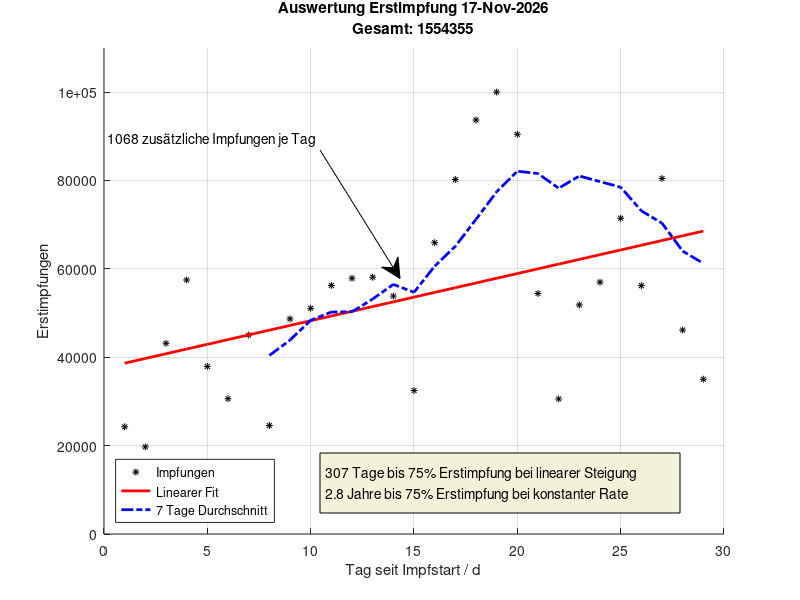
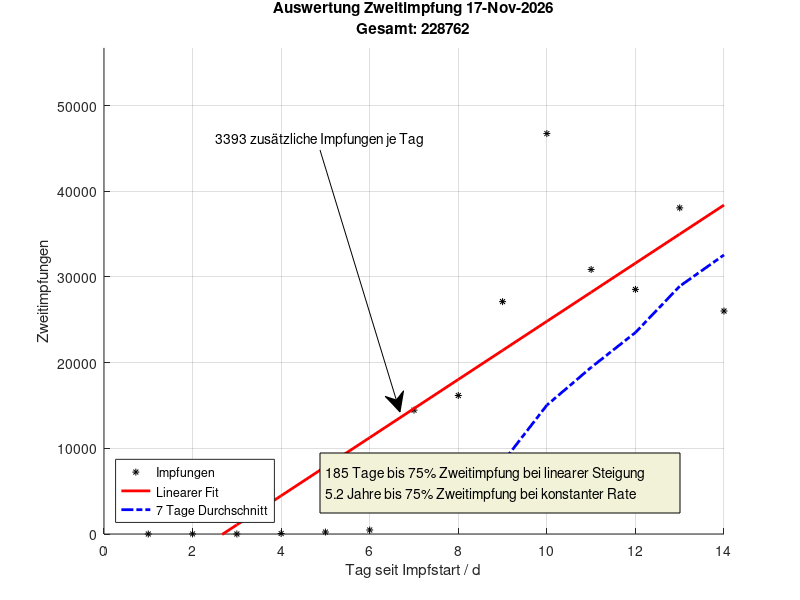
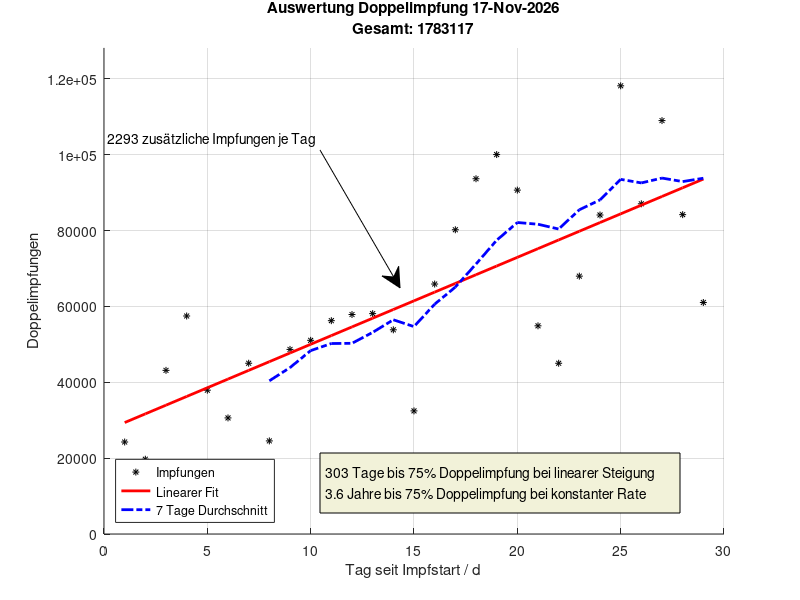

Recreate these plots in MATLAB, in order.
function [] = Corona_vaccination_predictions_germany()
  population = 83122889;                                                        % put in Relevant Population number here
  immunity =.75;                                                                % put in critical herd immunity assumption here, 60% is very optimistic, realistic range is 75-90%
  
  close all;                                                                    % close all open figures
  clc;                                                                          % clear command line
  
  [first_vacc_data second_vacc_data]=getRKIdata();                              % Load stored RKI vaccination data
  double_vacc_data = first_vacc_data+second_vacc_data;                          % Calculate the total number of vaccinations

  make_vacc_graph(first_vacc_data, population, 'Erstimpfung',immunity);         % Graph generation for first vaccination data
  make_vacc_graph(second_vacc_data, population, 'Zweitimpfung',immunity);       % Graph generation for second vaccination data
  make_vacc_graph(double_vacc_data, population*2, 'Doppelimpfung',immunity);    % Graph generation for double vaccination data, requires double the population number
  
endfunction

function [First Second]= getRKIdata() % Put in fresh RKI data here, use tab "Impfungen pro Tag"  https://www.rki.de/DE/Content/InfAZ/N/Neuartiges_Coronavirus/Daten/Impfquotenmonitoring.html
  First =[24258
19721
43151
57485
37922
30609
45031
24547
48675
51071
56251
57872
58111
53842
32463
65915
80214
93675
99998
90448
54429
30565
51832
56996
71446
56194
80463
46148
35023
]';
  
Second = [0
0
0
0
0
0
0
0
0
0
0
0
0
0
0
1
11
2
55
231
467
14460
16165
27122
46735
30875
28549
38064
26025]';

endfunction


function [] = make_vacc_graph(vacc_data, population, case_string, herdimmunity) % Graph generation function: arguments: vector of vaccination data, population data, case relevant string for labels and titels, herd immunity parameter

vacc_data=remove_leading_zeros(vacc_data);                                      % Check if vacc_data is provided with leading zeros, i.e. second vaccination and remove for meaningful averaging of activities

%Basic data
pop_immunity= population*herdimmunity;                                          % Calculate population number to be immunised
n_days= numel(vacc_data);                                                       % Number of days of vaccination activity
vacc_tot= sum(vacc_data);                                                       % Total number of given vaccinations

%Simple Estimates
vacc_avg= vacc_tot/n_days;                                                      % arithmetic mean of vaccinations over all days
vacc_7d_avg= sum(vacc_data(end-7:end))/7;                                       % arithmetic mean of vaccinations of the previous 7 days

vacc_estimate_yrs_full = pop_immunity./vacc_data/365;                           % UNUSED: vector of all arithmetic mean estimates in years per day
vacc_estimate_yrs_newest= vacc_estimate_yrs_full(end);                          % UNUSED: newest arithmetic mean estimate in years per day
vacc_7d_avg_yrs= pop_immunity/vacc_7d_avg/365;                                  % Last entry of 7day averaged vector

%Linear Fitting
n_day_vector=1:n_days;                                                          % x-axis, vector of prediction_dayss from 1 to number of days, 
[data fit_data]=polyfit(n_day_vector,vacc_data,1);                              % Polynominal fitting of first degree - linear
gain_per_day=fit_data.yf(end)-fit_data.yf(end-1);                                % use a delta of 1 day of the polynominal fit to determine the slope per day


%Prediction until threshold is reached
prediction_days = 1;                                                            % Initialize the days of prediction
vacc_done =vacc_tot;                                                            % Initialize people already vaccinated

while vacc_done< pop_immunity                                                   % Loop until threshold is reached, can be optimized in case of linear fit with simple arithmetic
  vacc_done = vacc_done+vacc_data(end)+gain_per_day*prediction_days;            % y = y_0+ b*x , already done, + latest daily max vaccinations+ gain per day*days
  prediction_days = prediction_days +1;                                         % add another day
endwhile

%Results                                                                        
days_from_now= prediction_days;                                                 % number of days to reach threshold from most recent data point
duration_total=prediction_days+numel(vacc_data);                                % number of days to reach theshhold from starting of vaccination campaign

%7 day moving average vector  
mov_avg=[];                                                                     % initalize vector
for i=1:numel(vacc_data)-7                                                      % loop through vaccinatin data
  mov_avg= [mov_avg sum(vacc_data(i:i+7))/7];                                   % fill moving average vector of 7 day average data
endfor

%Plot Generation
gcf=figure;                                                                     % New figure
hold on;                                                                        % Allow multiple lines in plot
grid on;                                                                        % Activate grid lines
ylim([0 max(vacc_data)+10000]);                                                 % Set y-axis limits, 10k above maximum
xlabel('Tag seit Impfstart / d');                                               % x-axis label
ylabel(strcat(case_string,'en'));                                               % y-axis label
title({strcat('Auswertung ',{' '},case_string,{' '},date){1};strcat('Gesamt:',{' '},num2str(vacc_tot)){1}});   % Figure title

%Plot: Raw data
plot(n_day_vector,vacc_data,'k*','Markersize',5);                               % Plot points for raw RKI data

%Plot: Linear Fit
plot(n_day_vector,fit_data.yf,'r-','Linewidth',2);                              % Plot line for linear fit data

%Plot: Moving average
plot(n_day_vector(8:end),mov_avg,'b-.','Linewidth',2);                          % Plot line for 7 day average

%Annotation: Text arrow
mid_element=ceil(numel(fit_data.yf)/2);                                         % Point arrow to middle element in x-direction
mid_element_y= fit_data.yf(mid_element);                                        % Find y-value of middle element
rel_pos_y = mid_element_y/max(vacc_data);                                       % Calculate arrow target relative y-position in graph  
rel_pos_x = ceil(numel(n_days)/2);                                              % UNUSED: Calculate arrow target relative x-position in graph  
x_annot = [.4 .5];                                                              % Arrow Starting point
y_annot = [.75 rel_pos_y];                                                      % Arrow target point
annotation_text=strcat(num2str(gain_per_day,4),' zusätzliche Impfungen je Tag ');  % Annotation arrow data
annotation('textarrow',x_annot,y_annot,'String',annotation_text);               % Place annotation arrow

%Annotation: Text box
annotation('textbox',[.4 .145 .45 .1],'String',{strcat({'  '},num2str(days_from_now,3),' Tage bis', {' '},num2str(round(herdimmunity*100)),'%',{' '},case_string,' bei linearer Steigung'){1};
strcat({'  '},num2str(round(vacc_7d_avg_yrs*10)/10,3),' Jahre bis', {' '},num2str(round(herdimmunity*100)),'%',{' '},case_string,' bei konstanter Rate '){1}},"backgroundcolor", [.95 .95 .85] ,"fitboxtotext", "off"); % Line 1 and 2 of the textbox annotation

% Add legend
legend('Impfungen ','Linearer Fit','7 Tage Durchschnitt','Location','southwest');

%Save Figure as .png
saveas(gcf,strcat('VaccinationPredictionGermany_',case_string,'_',date,'.png'))


%Tweet Output
data_string =strcat('Service tweet #Corona: Bei aktueller ',{' '},case_string,'szahl von',{' '},num2str(ceil(vacc_7d_avg)), ' Personen pro Tag benötigen wir noch',{' '},num2str(round(vacc_7d_avg_yrs*10)/10),' Jahre bis ',{' '},num2str(round(herdimmunity*100)),'% ',{' '},case_string,' erreicht ist.*');
disp(data_string{1});
disp('*7 Tage Durchschnitt angesetzt.');
disp('Quelle: https://www.rki.de/DE/Content/InfAZ/N/Neuartiges_Coronavirus/Daten/Impfquotenmonitoring.html');
disp('')
endfunction


function [vacc_data]=remove_leading_zeros(vacc_data)                            % remove leading zeros of a data set, especially for 2nd vacc data´
 for i=1:numel(vacc_data)
   if vacc_data(i)!=0                                                           % if some data is unequal to zero, start the vector from there
     vacc_data=vacc_data(i:end);
     break
   end
 end
endfunction
